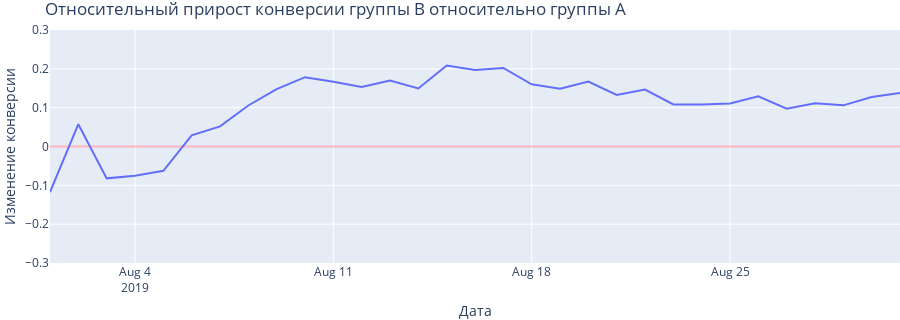

The notebook cell this image was saved under:
### Markdown cell above
### 2.5. График относительного изменения кумулятивной конверсии группы B к группе A.

### Code cell
mergedCumulativeConversions = cumulativeDataA[['date','conversion']].merge(
    cumulativeDataB[['date','conversion']], left_on='date', right_on='date', how='left', suffixes=['A', 'B'])

y = mergedCumulativeConversions['conversionB']/mergedCumulativeConversions['conversionA']-1
fig = go.Figure()
fig.update_yaxes(range=[-0.3, 0.3])
fig.update_yaxes(zeroline=True, zerolinewidth=2, zerolinecolor='LightPink')
fig.add_trace(go.Scatter(x=mergedCumulativeConversions['date'], y=y, name ="A"))

fig.update_layout(
                  title="Относительный прирост конверсии группы B относительно группы A",
                  xaxis_title="Дата",
                  yaxis_title="Изменение конверсии",
                  margin=dict(l=0, r=0, t=30, b=0),
                  height=320,
                  width=900)

fig.show()

### Figure 1 — Plotly figure (JSON) as saved in the notebook; plotly's stock layout.template omitted (floating-point values rounded to 4 significant figures)
{"data": [{"name": "A", "type": "scatter", "x": ["2019-08-01T00:00:00", "2019-08-02T00:00:00", "2019-08-03T00:00:00", "2019-08-04T00:00:00", "2019-08-05T00:00:00", "2019-08-06T00:00:00", "2019-08-07T00:00:00", "2019-08-08T00:00:00", "2019-08-09T00:00:00", "2019-08-10T00:00:00", "2019-08-11T00:00:00", "2019-08-12T00:00:00", "2019-08-13T00:00:00", "2019-08-14T00:00:00", "2019-08-15T00:00:00", "2019-08-16T00:00:00", "2019-08-17T00:00:00", "2019-08-18T00:00:00", "2019-08-19T00:00:00", "2019-08-20T00:00:00", "2019-08-21T00:00:00", "2019-08-22T00:00:00", "2019-08-23T00:00:00", "2019-08-24T00:00:00", "2019-08-25T00:00:00", "2019-08-26T00:00:00", "2019-08-27T00:00:00", "2019-08-28T00:00:00", "2019-08-29T00:00:00", "2019-08-30T00:00:00", "2019-08-31T00:00:00"], "y": [-0.1176, 0.0575, -0.08204, -0.0754, -0.06266, 0.02865, 0.05176, 0.1056, 0.148, 0.1785, 0.1669, 0.153, 0.1699, 0.1495, 0.2086, 0.1967, 0.2022, 0.16, 0.1486, 0.1672, 0.1329, 0.1466, 0.1083, 0.1082, 0.1105, 0.1292, 0.09722, 0.1114, 0.106, 0.1276, 0.1381]}], "layout": {"height": 320, "margin": {"b": 0, "l": 0, "r": 0, "t": 30}, "title": {"text": "Относительный прирост конверсии группы B относительно группы A"}, "width": 900, "xaxis": {"title": {"text": "Дата"}}, "yaxis": {"range": [-0.3, 0.3], "title": {"text": "Изменение конверсии"}, "zeroline": true, "zerolinecolor": "LightPink", "zerolinewidth": 2}}}
